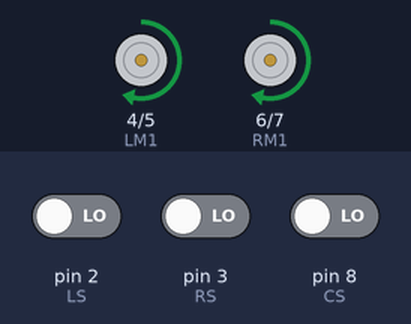
Bench run of a sketch on a simulated Arduino Uno, built with avr-gcc and run on an emulated ATmega328P. On the bench: motor-driver pin pairs drawn as motors (green arrow = first pin HIGH = forward, orange = second pin HIGH = backward, longer = more drive, scaled by the enable pin). The inputs (shaded band) are chosen by the test bench; at power-on: pin 2 (LS) LOW, pin 8 (CS) LOW, pin 3 (RS) LOW.

Above: at 1.2 s.
1.3 s: pin 2 (LS) driven HIGH
At 2.4 s:
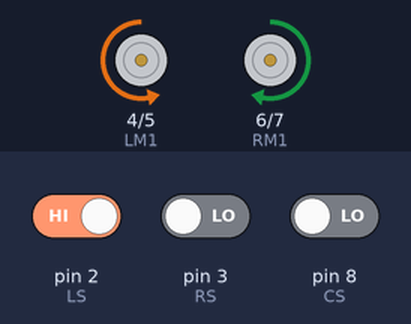
2.8 s: pin 8 (CS) driven HIGH
At 3.6 s:
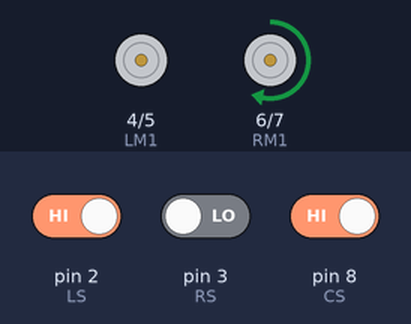
4.3 s: pin 8 (CS) driven LOW
At 4.7 s:
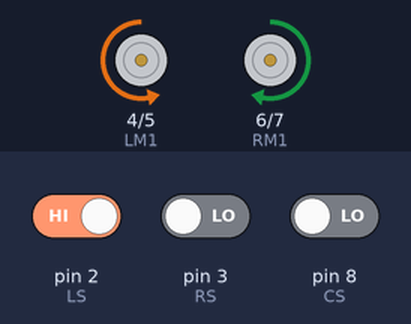
5.8 s: pin 2 (LS) driven LOW
At 7.0 s:
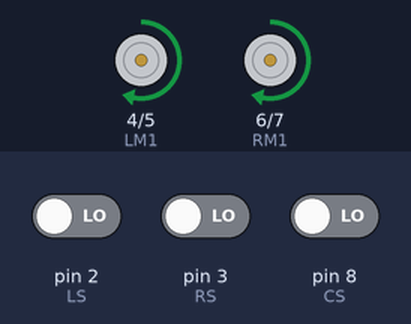
7.3 s: pin 3 (RS) driven HIGH
At 8.2 s:
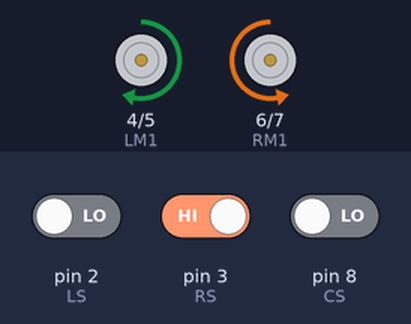
8.8 s: pin 8 (CS) driven HIGH
At 9.3 s:
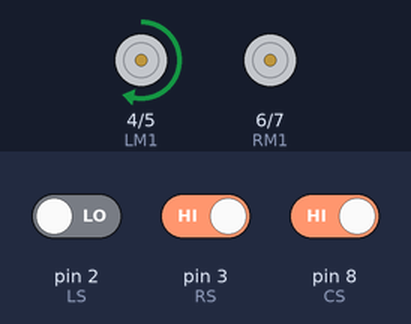
Timing chart, 0 to 11.3 s (numbered marks = the images above; inputs shaded):
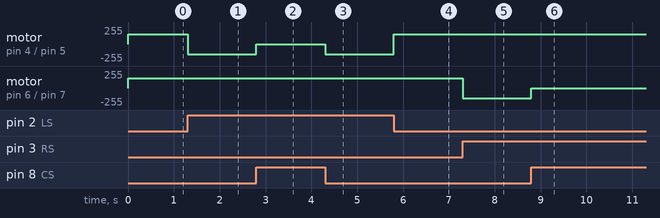

The sketch:

Line_follower.ino
```cpp
/*------ Arduino Line Follower Code----- */
/*-------definning Inputs------*/
#define LS 2      // left sensor
#define RS 3      // right sensor
#define CS 8
/*-------definning Outputs------*/
#define LM1 4       // left motor
#define LM2 5       // left motor
#define RM1 6       // right motor
#define RM2 7       // right motor
#define EA 9
#define EB 10
                                               // !=sense

void setup()
{
  pinMode(LS, INPUT);
  pinMode(RS, INPUT);
  pinMode(LM1, OUTPUT);
  pinMode(LM2, OUTPUT);
  pinMode(RM1, OUTPUT);
  pinMode(RM2, OUTPUT);
  pinMode(EA, OUTPUT);
  pinMode(EB, OUTPUT);
}
void loop()
{
  if (digitalRead(LS) && digitalRead(CS) && digitalRead(RS))  // Move Forward
  {
    digitalWrite(LM1, HIGH);
    digitalWrite(LM2, LOW);
    digitalWrite(RM1, HIGH);
    digitalWrite(RM2, LOW);
    analogWrite(EA, 150);
    analogWrite(EB, 150);

  }

  if (digitalRead(LS) && digitalRead(CS) && !digitalRead(RS))  //TL
  {
    digitalWrite(LM1, LOW);
    digitalWrite(LM2, LOW);
    digitalWrite(RM1, HIGH);
    digitalWrite(RM2, LOW);
    analogWrite(EA, 150);
    analogWrite(EB, 150);

  }

  if (digitalRead(LS) && !digitalRead(CS) && digitalRead(RS))  // Move Forward
  {
    digitalWrite(LM1, HIGH);
    digitalWrite(LM2, LOW);
    digitalWrite(RM1, HIGH);
    digitalWrite(RM2, LOW);
    analogWrite(EA, 150);
    analogWrite(EB, 150);

  }
  if (digitalRead(LS) && !digitalRead(CS) && !digitalRead(RS))  // EL
  {
    digitalWrite(LM1, LOW);
    digitalWrite(LM2, HIGH);
    digitalWrite(RM1, HIGH);
    digitalWrite(RM2, LOW);
    analogWrite(EA, 150);
    analogWrite(EB, 150);

  }
  if (!digitalRead(LS) && digitalRead(CS) && digitalRead(RS))  // TR
  {
    digitalWrite(LM1, HIGH);
    digitalWrite(LM2, LOW);
    digitalWrite(RM1, LOW);
    digitalWrite(RM2, LOW);
    analogWrite(EA, 150);
    analogWrite(EB, 150);

  }
  if (!digitalRead(LS) && digitalRead(CS) && !digitalRead(RS))  //FW
  {
    digitalWrite(LM1, HIGH);
    digitalWrite(LM2, LOW);
    digitalWrite(RM1, HIGH);
    digitalWrite(RM2, LOW);
    analogWrite(EA, 150);
    analogWrite(EB, 150);

  }
  if (!digitalRead(LS) && !digitalRead(CS) && digitalRead(RS))  //ER
  {
    digitalWrite(LM1, HIGH);
    digitalWrite(LM2, LOW);
    digitalWrite(RM1, LOW);
    digitalWrite(RM2, HIGH);
    analogWrite(EA, 150);
    analogWrite(EB, 150);
  }
  if (!digitalRead(LS) && !digitalRead(CS) && !digitalRead(RS))  // TR
  {
    digitalWrite(LM1, HIGH);
    digitalWrite(LM2, LOW);
    digitalWrite(RM1, HIGH);
    digitalWrite(RM2, LOW);
    analogWrite(EA, 150);
    analogWrite(EB, 150);

  }
}
```

Measured:
- after the input at 1.3 s, motor on pin 4 (LM1) / pin 5 (LM2): forward 150/255 → backward 150/255 at once
- after the input at 2.8 s, motor on pin 4 (LM1) / pin 5 (LM2): backward 150/255 → stopped at once
- after the input at 4.3 s, motor on pin 4 (LM1) / pin 5 (LM2): stopped → backward 150/255 at once
- after the input at 5.8 s, motor on pin 4 (LM1) / pin 5 (LM2): backward 150/255 → forward 150/255 at once
- after the input at 7.3 s, motor on pin 6 (RM1) / pin 7 (RM2): forward 150/255 → backward 150/255 at once
- after the input at 8.8 s, motor on pin 6 (RM1) / pin 7 (RM2): backward 150/255 → stopped at once
